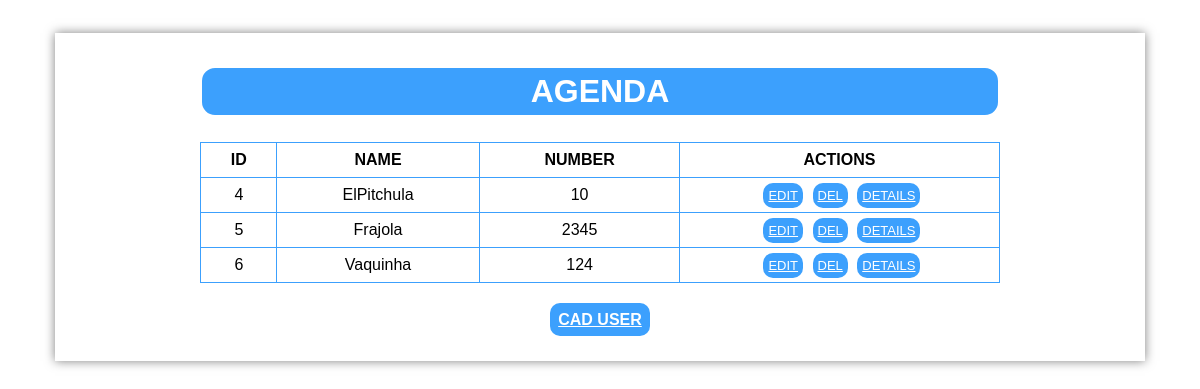
Before: / with the older database file.
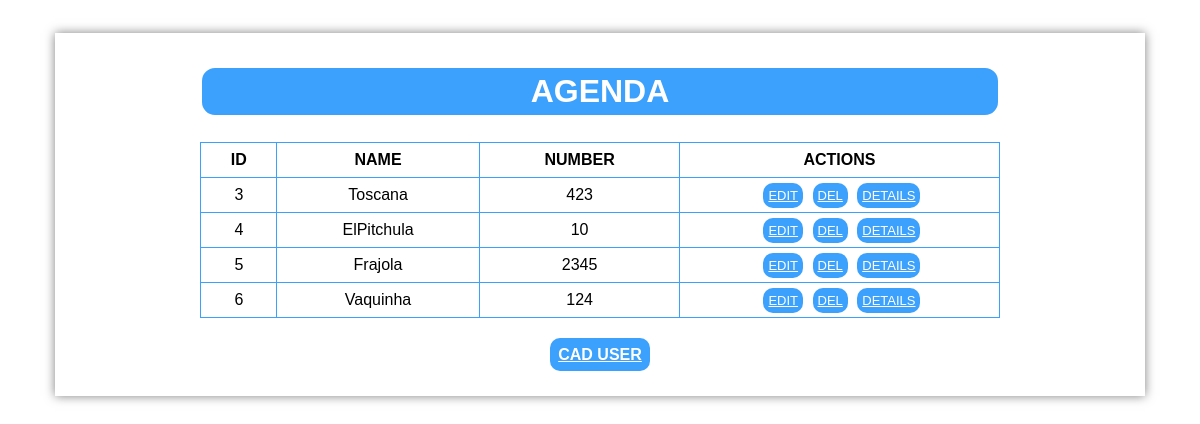
After: the same page with the newer database file.
### tables this page shows
CREATE TABLE contacts(id INTEGER PRIMARY KEY, name TEXT, number TEXT, email TEXT);

### app.py (the view)
@app.route('/')
def home():
    banco = sqlite3.connect('Agenda.db')
    cursor = banco.cursor()
    cursor.execute('SELECT * FROM contacts')
    data = cursor.fetchall()
    return render_template('home.html', data = data)

### templates/home.html (shortened to what this page needs)
<!DOCTYPE html>
<html lang="pt-br">
<head>
    <link rel="stylesheet" type="text/css" href="{{url_for('static', filename='css/style.css')}}">
</head>
<body>
    <div class="container">
        <div class="table-css">
            <h1 class="titulo">AGENDA</h1>
            <table>
                <tr>
                    <td class="header">ID</td>
                    <td class="header">NAME</td>
                    <td class="header">NUMBER</td>
                    <td class="header">ACTIONS</td>
                </tr>
                    {% for row in data %}
                <tr>
                    <td>{{row[0]}}</td>
                    <td>{{row[1]}}</td>
                    <td>{{row[2]}}</td>
                    <td>
                        <a class="button-table" href="{{url_for('editUser', id=row[0])}}">EDIT</a>
                        <a class="button-table" href="{{url_for('delUser', id=row[0])}}">DEL</a>
                        <a class="button-table" href="{{url_for('detailsUser', id=row[0])}}">DETAILS</a>
                    </td>
                </tr>
                {% endfor %}
            </table>
            <br>
            <a class="button-cadUser" href="{{url_for('pageUser')}}">CAD USER</a>
        </div>
    </div>
</body>
</html>

Changed rows visible on the page:
added contacts: id "3", name "Toscana", number "423"
